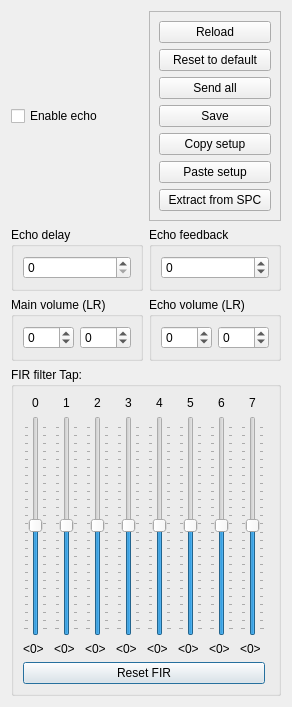
<?xml version="1.0" encoding="UTF-8"?>
<ui version="4.0">
 <class>EchoTune</class>
 <widget class="QDialog" name="EchoTune">
  <property name="geometry">
   <rect>
    <x>0</x>
    <y>0</y>
    <width>292</width>
    <height>707</height>
   </rect>
  </property>
  <property name="acceptDrops">
   <bool>true</bool>
  </property>
  <property name="windowTitle">
   <string>Echo tuner</string>
  </property>
  <layout class="QGridLayout" name="gridLayout_2">
   <item row="2" column="1">
    <widget class="QGroupBox" name="groupBox_5">
     <property name="title">
      <string>Echo feedback</string>
     </property>
     <layout class="QHBoxLayout" name="horizontalLayout_4">
      <item>
       <widget class="QSpinBox" name="echo_efb">
        <property name="minimum">
         <number>-128</number>
        </property>
        <property name="maximum">
         <number>127</number>
        </property>
       </widget>
      </item>
     </layout>
    </widget>
   </item>
   <item row="4" column="0" colspan="2">
    <widget class="QGroupBox" name="groupBox_3">
     <property name="minimumSize">
      <size>
       <width>0</width>
       <height>322</height>
      </size>
     </property>
     <property name="title">
      <string>FIR filter Tap:</string>
     </property>
     <layout class="QGridLayout" name="gridLayout">
      <item row="1" column="4">
       <widget class="QSlider" name="echo_fir4">
        <property name="minimum">
         <number>-128</number>
        </property>
        <property name="maximum">
         <number>127</number>
        </property>
        <property name="orientation">
         <enum>Qt::Vertical</enum>
        </property>
        <property name="invertedAppearance">
         <bool>false</bool>
        </property>
        <property name="invertedControls">
         <bool>false</bool>
        </property>
        <property name="tickPosition">
         <enum>QSlider::TicksBothSides</enum>
        </property>
       </widget>
      </item>
      <item row="1" column="1">
       <widget class="QSlider" name="echo_fir1">
        <property name="minimum">
         <number>-128</number>
        </property>
        <property name="maximum">
         <number>127</number>
        </property>
        <property name="orientation">
         <enum>Qt::Vertical</enum>
        </property>
        <property name="invertedAppearance">
         <bool>false</bool>
        </property>
        <property name="invertedControls">
         <bool>false</bool>
        </property>
        <property name="tickPosition">
         <enum>QSlider::TicksBothSides</enum>
        </property>
       </widget>
      </item>
      <item row="0" column="4">
       <widget class="QLabel" name="label_6">
        <property name="text">
         <string>4</string>
        </property>
        <property name="textFormat">
         <enum>Qt::PlainText</enum>
        </property>
        <property name="alignment">
         <set>Qt::AlignCenter</set>
        </property>
       </widget>
      </item>
      <item row="0" column="5">
       <widget class="QLabel" name="label_7">
        <property name="text">
         <string>5</string>
        </property>
        <property name="textFormat">
         <enum>Qt::PlainText</enum>
        </property>
        <property name="alignment">
         <set>Qt::AlignCenter</set>
        </property>
       </widget>
      </item>
      <item row="0" column="7">
       <widget class="QLabel" name="label_9">
        <property name="text">
         <string>7</string>
        </property>
        <property name="textFormat">
         <enum>Qt::PlainText</enum>
        </property>
        <property name="alignment">
         <set>Qt::AlignCenter</set>
        </property>
       </widget>
      </item>
      <item row="0" column="2">
       <widget class="QLabel" name="label_4">
        <property name="text">
         <string>2</string>
        </property>
        <property name="textFormat">
         <enum>Qt::PlainText</enum>
        </property>
        <property name="alignment">
         <set>Qt::AlignCenter</set>
        </property>
       </widget>
      </item>
      <item row="0" column="0">
       <widget class="QLabel" name="label_2">
        <property name="text">
         <string>0</string>
        </property>
        <property name="textFormat">
         <enum>Qt::PlainText</enum>
        </property>
        <property name="alignment">
         <set>Qt::AlignCenter</set>
        </property>
       </widget>
      </item>
      <item row="1" column="5">
       <widget class="QSlider" name="echo_fir5">
        <property name="minimum">
         <number>-128</number>
        </property>
        <property name="maximum">
         <number>127</number>
        </property>
        <property name="orientation">
         <enum>Qt::Vertical</enum>
        </property>
        <property name="invertedAppearance">
         <bool>false</bool>
        </property>
        <property name="invertedControls">
         <bool>false</bool>
        </property>
        <property name="tickPosition">
         <enum>QSlider::TicksBothSides</enum>
        </property>
       </widget>
      </item>
      <item row="2" column="0">
       <widget class="QLabel" name="fir0_val">
        <property name="text">
         <string>&lt;0&gt;</string>
        </property>
       </widget>
      </item>
      <item row="1" column="6">
       <widget class="QSlider" name="echo_fir6">
        <property name="minimum">
         <number>-128</number>
        </property>
        <property name="maximum">
         <number>127</number>
        </property>
        <property name="orientation">
         <enum>Qt::Vertical</enum>
        </property>
        <property name="invertedAppearance">
         <bool>false</bool>
        </property>
        <property name="invertedControls">
         <bool>false</bool>
        </property>
        <property name="tickPosition">
         <enum>QSlider::TicksBothSides</enum>
        </property>
       </widget>
      </item>
      <item row="0" column="1">
       <widget class="QLabel" name="label_3">
        <property name="text">
         <string>1</string>
        </property>
        <property name="textFormat">
         <enum>Qt::PlainText</enum>
        </property>
        <property name="alignment">
         <set>Qt::AlignCenter</set>
        </property>
       </widget>
      </item>
      <item row="3" column="0" colspan="8">
       <widget class="QPushButton" name="resetFir">
        <property name="text">
         <string>Reset FIR</string>
        </property>
       </widget>
      </item>
      <item row="1" column="7">
       <widget class="QSlider" name="echo_fir7">
        <property name="minimum">
         <number>-128</number>
        </property>
        <property name="maximum">
         <number>127</number>
        </property>
        <property name="orientation">
         <enum>Qt::Vertical</enum>
        </property>
        <property name="invertedAppearance">
         <bool>false</bool>
        </property>
        <property name="invertedControls">
         <bool>false</bool>
        </property>
        <property name="tickPosition">
         <enum>QSlider::TicksBothSides</enum>
        </property>
       </widget>
      </item>
      <item row="1" column="3">
       <widget class="QSlider" name="echo_fir3">
        <property name="minimum">
         <number>-128</number>
        </property>
        <property name="maximum">
         <number>127</number>
        </property>
        <property name="orientation">
         <enum>Qt::Vertical</enum>
        </property>
        <property name="invertedAppearance">
         <bool>false</bool>
        </property>
        <property name="invertedControls">
         <bool>false</bool>
        </property>
        <property name="tickPosition">
         <enum>QSlider::TicksBothSides</enum>
        </property>
       </widget>
      </item>
      <item row="1" column="2">
       <widget class="QSlider" name="echo_fir2">
        <property name="minimum">
         <number>-128</number>
        </property>
        <property name="maximum">
         <number>127</number>
        </property>
        <property name="orientation">
         <enum>Qt::Vertical</enum>
        </property>
        <property name="invertedAppearance">
         <bool>false</bool>
        </property>
        <property name="invertedControls">
         <bool>false</bool>
        </property>
        <property name="tickPosition">
         <enum>QSlider::TicksBothSides</enum>
        </property>
       </widget>
      </item>
      <item row="0" column="3">
       <widget class="QLabel" name="label_5">
        <property name="text">
         <string>3</string>
        </property>
        <property name="textFormat">
         <enum>Qt::PlainText</enum>
        </property>
        <property name="alignment">
         <set>Qt::AlignCenter</set>
        </property>
       </widget>
      </item>
      <item row="1" column="0">
       <widget class="QSlider" name="echo_fir0">
        <property name="minimum">
         <number>-128</number>
        </property>
        <property name="maximum">
         <number>127</number>
        </property>
        <property name="orientation">
         <enum>Qt::Vertical</enum>
        </property>
        <property name="invertedAppearance">
         <bool>false</bool>
        </property>
        <property name="invertedControls">
         <bool>false</bool>
        </property>
        <property name="tickPosition">
         <enum>QSlider::TicksBothSides</enum>
        </property>
       </widget>
      </item>
      <item row="0" column="6">
       <widget class="QLabel" name="label_8">
        <property name="text">
         <string>6</string>
        </property>
        <property name="textFormat">
         <enum>Qt::PlainText</enum>
        </property>
        <property name="alignment">
         <set>Qt::AlignCenter</set>
        </property>
       </widget>
      </item>
      <item row="2" column="1">
       <widget class="QLabel" name="fir1_val">
        <property name="text">
         <string>&lt;0&gt;</string>
        </property>
       </widget>
      </item>
      <item row="2" column="2">
       <widget class="QLabel" name="fir2_val">
        <property name="text">
         <string>&lt;0&gt;</string>
        </property>
       </widget>
      </item>
      <item row="2" column="3">
       <widget class="QLabel" name="fir3_val">
        <property name="text">
         <string>&lt;0&gt;</string>
        </property>
       </widget>
      </item>
      <item row="2" column="4">
       <widget class="QLabel" name="fir4_val">
        <property name="text">
         <string>&lt;0&gt;</string>
        </property>
       </widget>
      </item>
      <item row="2" column="5">
       <widget class="QLabel" name="fir5_val">
        <property name="text">
         <string>&lt;0&gt;</string>
        </property>
       </widget>
      </item>
      <item row="2" column="6">
       <widget class="QLabel" name="fir6_val">
        <property name="text">
         <string>&lt;0&gt;</string>
        </property>
       </widget>
      </item>
      <item row="2" column="7">
       <widget class="QLabel" name="fir7_val">
        <property name="text">
         <string>&lt;0&gt;</string>
        </property>
       </widget>
      </item>
     </layout>
    </widget>
   </item>
   <item row="3" column="0">
    <widget class="QGroupBox" name="groupBox">
     <property name="title">
      <string>Main volume (LR)</string>
     </property>
     <layout class="QHBoxLayout" name="horizontalLayout">
      <item>
       <widget class="QSpinBox" name="echo_mvoll">
        <property name="minimum">
         <number>-128</number>
        </property>
        <property name="maximum">
         <number>127</number>
        </property>
       </widget>
      </item>
      <item>
       <widget class="QSpinBox" name="echo_mvolr">
        <property name="minimum">
         <number>-128</number>
        </property>
        <property name="maximum">
         <number>127</number>
        </property>
       </widget>
      </item>
     </layout>
    </widget>
   </item>
   <item row="2" column="0">
    <widget class="QGroupBox" name="groupBox_4">
     <property name="title">
      <string>Echo delay</string>
     </property>
     <layout class="QHBoxLayout" name="horizontalLayout_3">
      <item>
       <widget class="QSpinBox" name="echo_edl">
        <property name="maximum">
         <number>15</number>
        </property>
       </widget>
      </item>
     </layout>
    </widget>
   </item>
   <item row="0" column="1">
    <widget class="QFrame" name="frame">
     <property name="frameShape">
      <enum>QFrame::StyledPanel</enum>
     </property>
     <property name="frameShadow">
      <enum>QFrame::Raised</enum>
     </property>
     <layout class="QVBoxLayout" name="verticalLayout">
      <item>
       <widget class="QPushButton" name="echo_reload">
        <property name="text">
         <string>Reload</string>
        </property>
       </widget>
      </item>
      <item>
       <widget class="QPushButton" name="reset">
        <property name="text">
         <string>Reset to default</string>
        </property>
       </widget>
      </item>
      <item>
       <widget class="QPushButton" name="sendAll">
        <property name="text">
         <string>Send all</string>
        </property>
       </widget>
      </item>
      <item>
       <widget class="QPushButton" name="save">
        <property name="text">
         <string>Save</string>
        </property>
       </widget>
      </item>
      <item>
       <widget class="QPushButton" name="copySetup">
        <property name="text">
         <string>Copy setup</string>
        </property>
       </widget>
      </item>
      <item>
       <widget class="QPushButton" name="pasteSetup">
        <property name="text">
         <string>Paste setup</string>
        </property>
       </widget>
      </item>
      <item>
       <widget class="QPushButton" name="readFromSPC">
        <property name="text">
         <string>Extract from SPC</string>
        </property>
       </widget>
      </item>
     </layout>
    </widget>
   </item>
   <item row="0" column="0">
    <widget class="QCheckBox" name="echo_eon">
     <property name="text">
      <string>Enable echo</string>
     </property>
    </widget>
   </item>
   <item row="3" column="1">
    <widget class="QGroupBox" name="groupBox_2">
     <property name="title">
      <string>Echo volume (LR)</string>
     </property>
     <layout class="QHBoxLayout" name="horizontalLayout_2">
      <item>
       <widget class="QSpinBox" name="echo_evoll">
        <property name="minimum">
         <number>-128</number>
        </property>
        <property name="maximum">
         <number>127</number>
        </property>
       </widget>
      </item>
      <item>
       <widget class="QSpinBox" name="echo_evolr">
        <property name="minimum">
         <number>-128</number>
        </property>
        <property name="maximum">
         <number>127</number>
        </property>
       </widget>
      </item>
     </layout>
    </widget>
   </item>
  </layout>
 </widget>
 <resources/>
 <connections/>
</ui>
